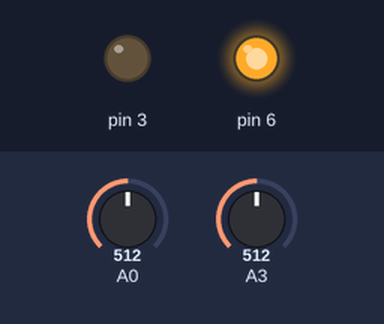
Bench run of a sketch on a simulated Arduino Uno, built with avr-gcc and run on an emulated ATmega328P. Parts: output pins drawn as LEDs (lit = HIGH). Inputs (shaded band) come from the test bench; at power-on: A0 = 512, A3 = 512. What the sketch prints to the serial monitor is not drawn.

Above: at 0.1 s.
At 3.1 s:
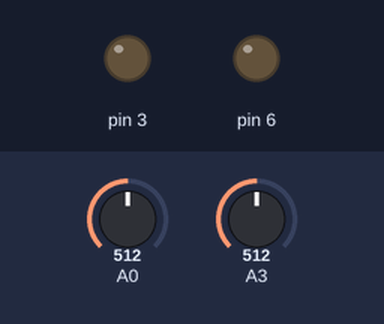
Timing chart, 0 to 4.6 s (numbered marks = the images above):
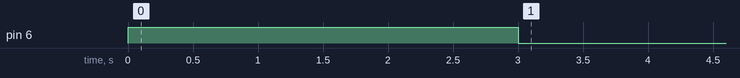

The sketch:

sooss_cosmic_watch.ino
```cpp
/*
  CosmicWatch Desktop Muon Detector Arduino Code

  This code does not use the microSD card reader/writer or OLED screen.

  Questions?
  Spencer N. Axani
  saxani@mit.edu

  Requirements: Sketch->Include->Manage Libraries:
  SPI, EEPROM, SD, and Wire are probably already installed.
  1. Adafruit SSD1306     -- by Adafruit Version 1.0.1
  2. Adafruit GFX Library -- by Adafruit Version 1.0.2
  3. TimerOne             -- by Jesse Tane et al. Version 1.1.0
*/

#include <Adafruit_SSD1306.h>
#include <Adafruit_GFX.h>
#include <TimerOne.h>
#include <Wire.h>
#include <SPI.h>
#include <EEPROM.h>

const byte OLED = 0;                      // Turn on/off the OLED [1,0]

const int SIGNAL_THRESHOLD      = 50;    // Min threshold to trigger on. See calibration.pdf for conversion to mV.
const int RESET_THRESHOLD       = 25;

const int LED_BRIGHTNESS        = 255;    // Brightness of the LED [0,255]

const long double cal[] = {-9.085681659276021e-27, 4.6790804314609205e-23, -1.0317125207013292e-19,
  1.2741066484319192e-16, -9.684460759517656e-14, 4.6937937442284284e-11, -1.4553498837275352e-08,
   2.8216624998078298e-06, -0.000323032620672037, 0.019538631135788468, -0.3774384056850066, 12.324891083404246};

const int cal_max = 1023;

//INTERUPT SETUP
#define TIMER_INTERVAL 1000000          // Every 1,000,000 us the timer will trigger interrupt
#define WINDOW_SIZE 60  // 60 seconds for 1-minute window to measure the rate

//OLED SETUP
#define OLED_RESET 10
//Adafruit_SSD1306 display(OLED_RESET);

//initialize variables
char detector_name[40];

unsigned long time_stamp                      = 0L;
unsigned long measurement_deadtime            = 0L;
unsigned long time_measurement                = 0L;      // Time stamp
unsigned long interrupt_timer                 = 0L;      // Time stamp
int start_time                                = 0L;      // Reference time for all the time measurements
unsigned long total_deadtime                  = 0L;      // total measured deadtime
unsigned long waiting_t1                      = 0L;
unsigned long measurement_t1;
unsigned long measurement_t2;

float sipm_voltage                            = 0;
long int count                                = 0L;      // A tally of the number of muon counts observed
long int last_count                           = 0L;      // A record of the count when we last called the interrupt
float last_sipm_voltage                       = 0;
float temperatureC;

byte waiting_for_interupt                     = 0;
byte SLAVE;
byte MASTER;
byte keep_pulse                               = 0;

//float count_average                   = 0;
//float count_std                       = 0;

/* To calculate the event counts in the interrupt using circular buffer */
volatile int event_count_buffer[WINDOW_SIZE];
volatile int current_second = 0;
volatile int current_events = 0;
volatile bool minute_complete = false;

void setup() {
  analogReference (EXTERNAL);
  ADCSRA &= ~(bit (ADPS0) | bit (ADPS1) | bit (ADPS2));  // clear prescaler bits
  ADCSRA |= bit (ADPS0) | bit (ADPS1);                   // Set prescaler to 8
  Serial.begin(9600);

  get_detector_name(detector_name);

  //display.begin(SSD1306_SWITCHCAPVCC, 0x3C);
  pinMode(3, OUTPUT);
  pinMode(6, INPUT);
  if (digitalRead(6) == HIGH) {
      SLAVE = 1;
      MASTER = 0;
      digitalWrite(3,HIGH);
      delay(1000);
  } else{
      //delay(10);
      MASTER = 1;
      SLAVE = 0;
      pinMode(6, OUTPUT);
      digitalWrite(6, HIGH);
  }

  // if (OLED == 1){
  //     display.setRotation(2);         // Upside down screen (0 is right-side-up)
  //     OpeningScreen();                // Run the splash screen on start-up
  //     delay(2000);                    // Delay some time to show the logo, and keep the Pin6 HIGH for coincidence
  //     display.setTextSize(1);
  // } else {
  delay(3000);
  // }
  digitalWrite(3,LOW);
  if (MASTER == 1) {
    digitalWrite(6, LOW);
  }

  //Serial.println(F("##########################################################################################"));
  //Serial.println(F("### CosmicWatch: The Desktop Muon Detector"));
  //Serial.println(F("### Questions? saxani@mit.edu"));
  Serial.println(F("### Count Comp_time Rate Rate_std SiPM[mV] Deadtime[ms] Temp[C]"));
  //Serial.println(F("##########################################################################################"));


  Serial.println(detector_name);
  get_time();
  delay(900);
  start_time = millis();

  Timer1.initialize(TIMER_INTERVAL);             // Initialise timer 1
  Timer1.attachInterrupt(timerIsr);              // attach the ISR routine

}

void loop() {
  while (1){
    if (analogRead(A0) > SIGNAL_THRESHOLD){

      // Make a measurement of the pulse amplitude
      int adc = analogRead(A0);

      // If Master, send a signal to the Slave
      if (MASTER == 1) {
          digitalWrite(6, HIGH);
          count++;
          keep_pulse = 1;}

      // Wait for ~8us
      analogRead(A3);

      // If Slave, check for signal from Master

      if (SLAVE == 1){
          if (digitalRead(6) == HIGH){
              keep_pulse = 1;
              count++;}}

      // Wait for ~8us
      analogRead(A3);

      // If Master, stop signalling the Slave
      if (MASTER == 1) {
          digitalWrite(6, LOW);}

      // Measure the temperature, voltage reference is currently set to 3.3V
      temperatureC = (((analogRead(A3)+analogRead(A3)+analogRead(A3))/3. * (3300./1024)) - 500.)/10. ;

      // Measure deadtime
      measurement_deadtime = total_deadtime;
      time_stamp = millis() - start_time;

      // If you are within 15 miliseconds away from updating the OLED screen, we'll let if finish
      if((interrupt_timer + 1000 - millis()) < 15){
          waiting_t1 = millis();
          waiting_for_interupt = 1;
          delay(30);
          waiting_for_interupt = 0;
        }

      measurement_t1 = micros();

      if (MASTER == 1) {
          analogWrite(3, LED_BRIGHTNESS);
          sipm_voltage = get_sipm_voltage(adc);
          last_sipm_voltage = sipm_voltage;
          Serial.println("M " + (String)count + " " + time_stamp+ " " + get_average_count()+ " " + sipm_voltage+ " " + measurement_deadtime+ " " + temperatureC);
        }

      if (SLAVE == 1) {
          if (keep_pulse == 1) {
              analogWrite(3, LED_BRIGHTNESS);
              sipm_voltage = get_sipm_voltage(adc);
              last_sipm_voltage = sipm_voltage;
              Serial.println("S " + (String)count + " " + time_stamp+ " " + get_average_count() + " " + sipm_voltage + " " + measurement_deadtime+ " " + temperatureC);
            }
        }

      keep_pulse = 0;
      digitalWrite(3, LOW);
      while(analogRead(A0) > RESET_THRESHOLD){continue;
      }
      total_deadtime += (micros() - measurement_t1) / 1000.;
    }
  }
}

int get_average_count() {
  int tot = 0;
  int i;
  for (i=0; i< WINDOW_SIZE; i++)
      tot = tot + event_count_buffer[i];
  return tot;
}

/* Interrupt is called every second */
void timerIsr() {
  interrupts();
  interrupt_timer                       = millis();
  if (waiting_for_interupt == 1){
      total_deadtime += (millis() - waiting_t1);}
  waiting_for_interupt = 0;

  /* calculate the rate here */
  event_count_buffer[current_second++] = count - last_count;
  if (current_second == WINDOW_SIZE)
      current_second = 0;
  last_count = count;

  // if (count > 0.) {
  //     count_average   = count / ((interrupt_timer - start_time - total_deadtime) / 1000.);
  //     count_std       = sqrt(count) / ((interrupt_timer - start_time - total_deadtime) / 1000.);
  // } else {
  //     count_average   = 0;
  //     count_std       = 0;
  // }

  // if (OLED == 1){
  //     get_time();
  // }
}

void get_time() {
  unsigned long int OLED_t1             = micros();

  // display.setCursor(0, 0);
  // display.clearDisplay();
  // display.print(F("Total Count: "));
  // display.println(count);
  // display.print(F("Uptime: "));

  int minutes                 = ((interrupt_timer - start_time) / 1000 / 60) % 60;
  int seconds                 = ((interrupt_timer - start_time) / 1000) % 60;
  char min_char[4];
  char sec_char[4];

  sprintf(min_char, "%02d", minutes);
  sprintf(sec_char, "%02d", seconds);

  // display.println((String) ((interrupt_timer - start_time) / 1000 / 3600) + ":" + min_char + ":" + sec_char);

  // if (count == 0) {
  //   display.println("Hi, I'm "+(String)detector_name);
  //   }
  //     //if (MASTER == 1) {display.println(F("::---  MASTER   ---::"));}
  //     //if (SLAVE  == 1) {display.println(F("::---   SLAVE   ---::"));}}

  // else{
  //     if (last_sipm_voltage > 180){
  //         display.print(F("===---- WOW! ----==="));}
  //     else{
  //           if (MASTER == 1) {display.print(F("M"));}
  //           if (SLAVE  == 1) {display.print(F("S"));}
  //           for (int i = 1; i <=  (last_sipm_voltage + 10) / 10; i++) {display.print(F("-"));}}
  //     display.println(F(""));}

  char tmp_average[4];
  char tmp_std[4];

  // int decimals = 2;
  // if (count_average < 10) {decimals = 3;}

  // dtostrf(count_average, 1, decimals, tmp_average);
  // dtostrf(count_std, 1, decimals, tmp_std);

  // display.print(F("Rate: "));
  // display.print((String)tmp_average);
  // display.print(F("+/-"));
  // display.println((String)tmp_std);
  // display.display();

  total_deadtime                      += (micros() - OLED_t1 +73)/1000.;
}

// void OpeningScreen(void) {
//     display.setTextSize(2);
//     display.setTextColor(WHITE);
//     display.setCursor(8, 0);
//     display.clearDisplay();
//     display.print(F("Cosmic \n     Watch"));
//     display.display();
//     display.setTextSize(1);
//     display.clearDisplay();
// }


// This function converts the measured ADC value to a SiPM voltage via the calibration array
float get_sipm_voltage(float adc_value) {
  float voltage = 0;
  for (int i = 0; i < (sizeof(cal)/sizeof(float)); i++) {
    voltage += cal[i] * pow(adc_value,(sizeof(cal)/sizeof(float)-i-1));
    }
    return voltage;
}

// This function reads the EEPROM to get the detector ID
boolean get_detector_name(char* det_name) {
    byte ch;                              // byte read from eeprom
    int bytesRead = 0;                    // number of bytes read so far
    ch = EEPROM.read(bytesRead);          // read next byte from eeprom
    det_name[bytesRead] = ch;               // store it into the user buffer
    bytesRead++;                          // increment byte counter

    while ( (ch != 0x00) && (bytesRead < 40) && ((bytesRead) <= 511) )
    {
        ch = EEPROM.read(bytesRead);
        det_name[bytesRead] = ch;           // store it into the user buffer
        bytesRead++;                      // increment byte counter
    }
    if ((ch != 0x00) && (bytesRead >= 1)) {det_name[bytesRead - 1] = 0;}
    return true;
}
```
